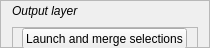
                <widget class="QFrame" name="frame_5">
                 <property name="minimumSize">
                  <size>
                   <width>0</width>
                   <height>48</height>
                  </size>
                 </property>
                 <property name="maximumSize">
                  <size>
                   <width>16777215</width>
                   <height>48</height>
                  </size>
                 </property>
                 <property name="frameShape">
                  <enum>QFrame::StyledPanel</enum>
                 </property>
                 <property name="frameShadow">
                  <enum>QFrame::Raised</enum>
                 </property>
                 <layout class="QGridLayout" name="gridLayout_4">
                  <property name="topMargin">
                   <number>0</number>
                  </property>
                  <property name="bottomMargin">
                   <number>0</number>
                  </property>
                  <item row="0" column="1">
                   <widget class="QgsFileWidget" name="resultsOutLayer">
                    <property name="sizePolicy">
                     <sizepolicy hsizetype="Expanding" vsizetype="Fixed">
                      <horstretch>0</horstretch>
                      <verstretch>0</verstretch>
                     </sizepolicy>
                    </property>
                    <property name="minimumSize">
                     <size>
                      <width>100</width>
                      <height>21</height>
                     </size>
                    </property>
                    <property name="maximumSize">
                     <size>
                      <width>16777215</width>
                      <height>21</height>
                     </size>
                    </property>
                    <property name="toolTip">
                     <string/>
                    </property>
                    <property name="accessibleName">
                     <string/>
                    </property>
                    <property name="accessibleDescription">
                     <string/>
                    </property>
                    <property name="dialogTitle">
                     <string/>
                    </property>
                    <property name="defaultRoot">
                     <string/>
                    </property>
                   </widget>
                  </item>
                  <item row="0" column="0">
                   <widget class="QLabel" name="selectionLayerLabel_11">
                    <property name="sizePolicy">
                     <sizepolicy hsizetype="Fixed" vsizetype="Fixed">
                      <horstretch>0</horstretch>
                      <verstretch>0</verstretch>
                     </sizepolicy>
                    </property>
                    <property name="minimumSize">
                     <size>
                      <width>80</width>
                      <height>16</height>
                     </size>
                    </property>
                    <property name="font">
                     <font>
                      <weight>50</weight>
                      <italic>true</italic>
                      <bold>false</bold>
                     </font>
                    </property>
                    <property name="text">
                     <string>Output layer</string>
                    </property>
                   </widget>
                  </item>
                  <item row="1" column="0" colspan="2">
                   <widget class="QFrame" name="frame_2">
                    <property name="minimumSize">
                     <size>
                      <width>0</width>
                      <height>21</height>
                     </size>
                    </property>
                    <property name="maximumSize">
                     <size>
                      <width>16777215</width>
                      <height>21</height>
                     </size>
                    </property>
                    <property name="frameShape">
                     <enum>QFrame::StyledPanel</enum>
                    </property>
                    <property name="frameShadow">
                     <enum>QFrame::Raised</enum>
                    </property>
                    <layout class="QHBoxLayout" name="horizontalLayout_4">
                     <property name="spacing">
                      <number>0</number>
                     </property>
                     <property name="leftMargin">
                      <number>0</number>
                     </property>
                     <property name="topMargin">
                      <number>0</number>
                     </property>
                     <property name="rightMargin">
                      <number>0</number>
                     </property>
                     <property name="bottomMargin">
                      <number>0</number>
                     </property>
                     <item>
                      <widget class="QPushButton" name="selectionRun">
                       <property name="sizePolicy">
                        <sizepolicy hsizetype="Fixed" vsizetype="Fixed">
                         <horstretch>0</horstretch>
                         <verstretch>21</verstretch>
                        </sizepolicy>
                       </property>
                       <property name="minimumSize">
                        <size>
                         <width>0</width>
                         <height>21</height>
                        </size>
                       </property>
                       <property name="layoutDirection">
                        <enum>Qt::LeftToRight</enum>
                       </property>
                       <property name="text">
                        <string>Launch and merge selections</string>
                       </property>
                       <property name="icon">
                        <iconset resource="../BioDispersal/resources.qrc">
                         <normaloff>:/plugins/BioDispersal/icons/play.svg</normaloff>:/plugins/BioDispersal/icons/play.svg</iconset>
                       </property>
                      </widget>
                     </item>
                    </layout>
                   </widget>
                  </item>
                 </layout>
                </widget>
